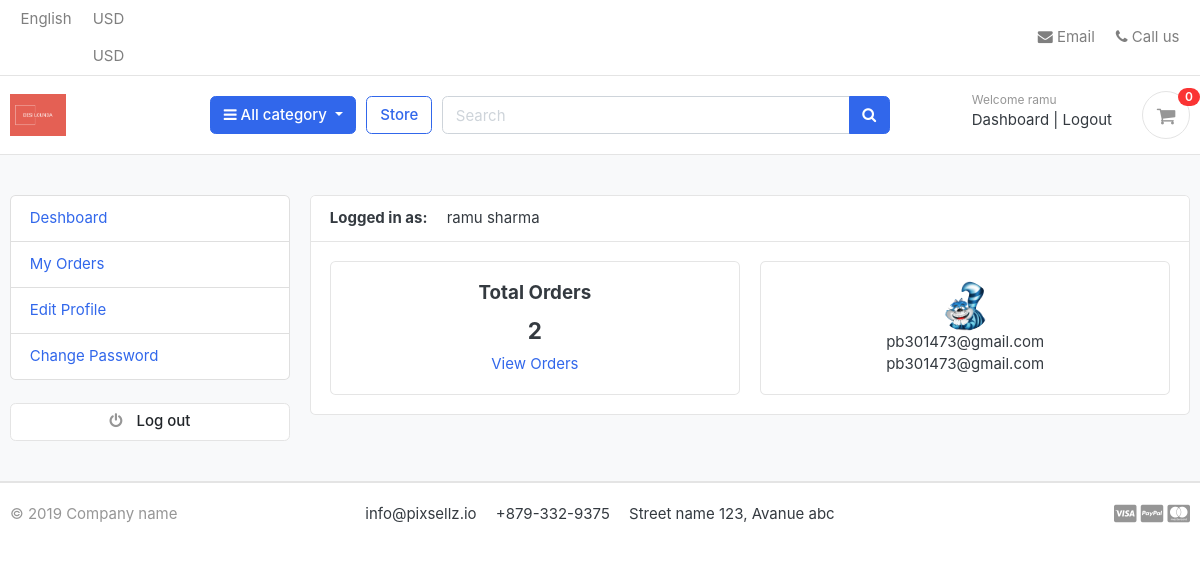
The app's page /accounts/deshboard/ (signed in) with its own data.
### accounts/models.py (models this page shows, shortened)
class Account(AbstractBaseUser):
    first_name      = models.CharField(max_length=50)
    last_name       = models.CharField(max_length=50)
    username        = models.CharField(max_length=50, unique=True)
    email           = models.EmailField(max_length=100, unique=True)
    phone_number    = models.CharField(max_length=50)
    date_joined     = models.DateTimeField(auto_now_add=True)
    last_login      = models.DateTimeField(auto_now_add=True)
    is_admin        = models.BooleanField(default=False)
    is_staff        = models.BooleanField(default=False)
    is_active        = models.BooleanField(default=False)
    is_superadmin        = models.BooleanField(default=False)
    USERNAME_FIELD = 'email'
    REQUIRED_FIELDS = ['username', 'first_name', 'last_name']
    objects = MyAccountManager()
    def full_name(self):
        return f'{self.first_name} {self.last_name}'

class UserProfile(models.Model):
    user = models.OneToOneField(Account , on_delete=models.CASCADE)
    address_line_1 = models.CharField(blank=True , max_length=100)
    address_line_2 = models.CharField(blank=True , max_length=100)
    profile_picture = models.ImageField(blank=True, upload_to='userprofile')
    city = models. CharField(blank=True, max_length=20)
    state = models. CharField(blank=True, max_length=20)
    country = models. CharField(blank=True, max_length=20)

### accounts/views.py (the view)
# urls.py: path('deshboard/' , views.deshboard , name = 'deshboard'),
@login_required(login_url='login')
def deshboard(request):
    orders = Order.objects.order_by('-created_at').filter(user_id=request.user.id, is_ordered=True)
    orders_count = orders.count()
    userprofile = UserProfile.objects.get(user_id=request.user.id)
    context = {
        'orders_count':orders_count,
        'userprofile':userprofile,
    }
    return render(request , 'accounts/deshboard.html', context)

### carts/context_processors.py (called while the page is built)
def counter(request):
    cart_count = 0
    if 'admin' in request.path:
        return {}
    else:
        try:
            cart = Cart.objects.filter(cart_id=_cart_id(request))
            if request.user.is_authenticated:
                cart_items = CartItem.objects.all().filter(user=request.user)
            else:
                cart_items = CartItem.objects.all().filter(cart=cart[:1])
            for cart_item in cart_items:
                cart_count += cart_item.quantity
        except Cart.DoesNotExist:
            cart_count = 0
    return dict(cart_count= cart_count)

### carts/views.py (called while the page is built)
def _cart_id(request):
    cart = request.session.session_key
    if not cart:
        cart = request.session.create()
    return cart

### category/context_processors.py (called while the page is built)
def menu_links(request):
    links = Category.objects.all()
    return dict(links = links)

### category/models.py (called while the page is built)
    def get_url(self):
        return reverse('products_by_category', args=[self.slug])

### templates/accounts/deshboard.html (shortened to what this page needs)
{% extends 'base.html' %}
{% block content %}
<section class="section-conten padding-y bg">
    <div class="container">
        <div class="row">
        {% include 'includes/deshboard_sidebar.html'%}
        <main class="col-md-9">
            <article class="card">
            <header class="card-header">
                <strong class="d-inline-block mr-3">Logged in as:</strong>
                <span>{{user.full_name}}</span>
            </header>
            <div class="card-body">
                <div class="row">
                    <div class="col-md-6">
                        <div class='card' style="text-align:center">
                            <div class="card-body">
                                <h5 class = "card-title">Total Orders</h5>
                                <h4>{{orders_count}}</h4>
                                <a href="{% url 'my_orders' %}">View Orders</a>
                            </div>
                        </div>
                    </div>
                    <div class="col-md-6">
                        <div class='card' style="text-align:center">
                            <div class="card-body">
                                <img src="{{userprofile.profile_picture.url}}" alt="User Profile Picture" width="50" height="50" style="border-radius:50%;">
                                <p class="mb-0">{{user.email}}</p>
                                <p>{{user.phone_number}}</p>
                            </div>
                        </div>
                    </div>
                </div>
            </div>
            </article>
        </main>
    </div>
    </div>
    </section>
{% endblock %}

### templates/includes/navbar.html (shortened to what this page needs)
{% load static %}
<header class="section-header">
    <nav class="navbar p-md-0 navbar-expand-sm navbar-light border-bottom">
    <div class="container">
      <div class="collapse navbar-collapse" id="navbarTop4">
        <ul class="navbar-nav mr-auto">
            <li class="nav-item dropdown">
                 <a href="#" class="nav-link">   English </a>
            </li>
            <li class="nav-item dropdown">
                <a href="#" class="nav-link"> USD </a>
                <a href="#" class="nav-link"> USD </a>
            </li>
        </ul>
        <ul class="navbar-nav">
            <li><a href="#" class="nav-link"> <i class="fa fa-envelope"></i> Email </a></li>
            <li><a href="#" class="nav-link"> <i class="fa fa-phone"></i> Call us </a></li>
        </ul>
      </div>
    </div>
    </nav>
    <section class="header-main border-bottom">
        <div class="container">
    <div class="row align-items-center">
        <div class="col-lg-2 col-md-3 col-6">
            <a href="{% url 'home' %}" class="brand-wrap">
                <img class="logo" src="{% static './images/desi-lounda-low-resolution-color-logo.png' %}">
            </a>
        </div>
        <div class="col-lg col-sm col-md col-6 flex-grow-0">
            <div class="category-wrap dropdown d-inline-block float-right">
                <button type="button" class="btn btn-primary dropdown-toggle" data-toggle="dropdown">
                    <i class="fa fa-bars"></i> All category
                </button>
            </div>
        </div>
        <a href="{% url 'store' %}" class="btn btn-outline-primary">Store</a>
        <div class="col-lg  col-md-6 col-sm-12 col">
            <form action="{% url 'search' %}" class="search" method='GET' >
                <div class="input-group w-100">
                    <input type="text" class="form-control" style="width:60%;" placeholder="Search" name="keyword">
                    <div class="input-group-append">
                      <button class="btn btn-primary" type="submit">
                        <i class="fa fa-search"></i>
                      </button>
                    </div>
                </div>
            </form>
        </div>
        <div class="col-lg-3 col-sm-6 col-8 order-2 order-lg-3">
                    <div class="d-flex justify-content-end mb-3 mb-lg-0">
                        {% if user.id is  None %}
                        <div class="widget-header">
                            <small class="title text-muted">Welcome guest!</small>
                            <div>
                                <a href="{% url 'login'%}">Sign in</a> <span class="dark-transp"> | </span>
                                <a href="{% url 'register'%}"> Register</a>
                            </div>
                        </div>
                        {% else %}
                        <div class="widget-header">
                            <small class="title text-muted">Welcome {{ user.first_name }}</small>
                            <div>
                                <a href="{% url 'deshboard' %}">Dashboard</a> <span class="dark-transp"> | </span>
                                <a href="{% url 'logout' %}"> Logout</a>
                            </div>
                        </div>
                        {% endif %}
                        <a href="{% url 'cart' %}" class="widget-header pl-3 ml-3">
                            <div class="icon icon-sm rounded-circle border"><i class="fa fa-shopping-cart"></i></div>
                            <span class="badge badge-pill badge-danger notify">{{ cart_count }}</span>
                        </a>
                    </div>
                </div>
    </div>
        </div>
    </section>
    </header>

### static/css/ui.css (style rules this page uses)
html { font-family: "Inter", sans-serif; font-size: 15px; }
.icon-xs, .icon-sm, .icon-md, .icon-lg { display: inline-block; text-align: center; flex-shrink: 0; flex-grow: 0; }
.icon-sm { width: 48px; height: 48px; line-height: 48px !important; font-size: 20px; }
.padding-y { padding-top: 40px; padding-bottom: 40px; }
article:after, .form-group:after { display: block; clear: both; content: ""; }
.bg { background-color: #f8f9fa; }
p:last-child { margin-bottom: 0; }
.header-main { position: relative; padding-top: 1rem; padding-bottom: 1rem; }
.brand-wrap .logo, .navbar-brand .logo { margin-right: 7px; max-height: 42px; display: inline-block; }
.widget-header { display: inline-block; vertical-align: middle; position: relative; }
.widget-header a { color: #343a40; }
.widget-header i { color: #969696; }
.widget-header .title { display: block; }
.widget-header .notify { position: absolute; top: -3px; right: -10px; }
.notify { position: absolute; top: -4px; right: -10px; display: inline-block; padding: 0.25em 0.6em; font-size: 12px; line-height: 1; text-align: center; border-radius: 3rem; color: #fff; background-color: #fa3434; }

### records on screen
Account: first_name "ramu", full_name "ramu sharma", email "pb301473@gmail.com", phone_number "pb301473@gmail.com"
UserProfile: profile_picture (placeholder picture)

### other values on screen
{{ cart_count }} "0"
{{ orders_count }} "2"
